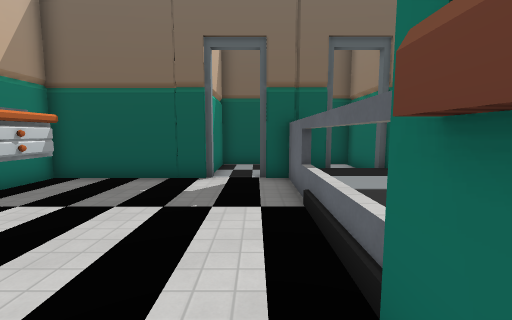
View 1 (above)

24 first-person views from a walk through a Godot game level. The camera is 1.5 m above the floor, tilts 6° down and sees 90° across. The floor is counted in squares, 1 m on a side. Each view is taken from the middle of a square. On the plan, view 1 faces up. The plan holds only what a view shows up to about 13 squares ahead; the rest is blank. Some surface patterns are stand-ins.

View 2
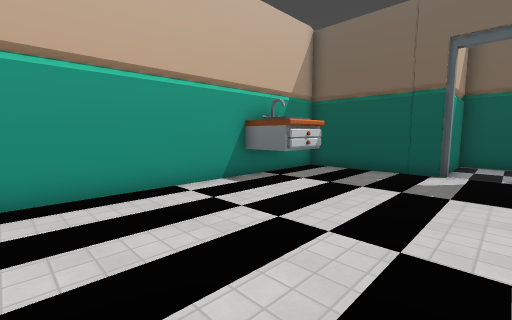

View 3
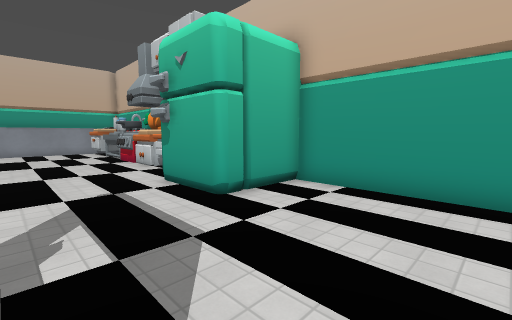

View 4
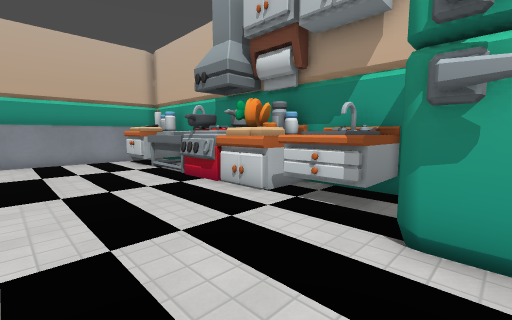

View 5
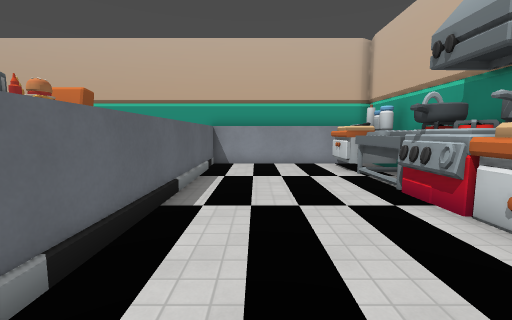

View 6
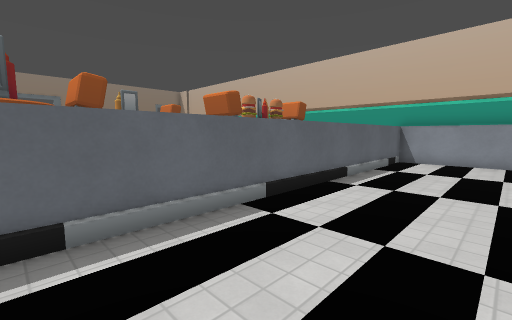

View 7
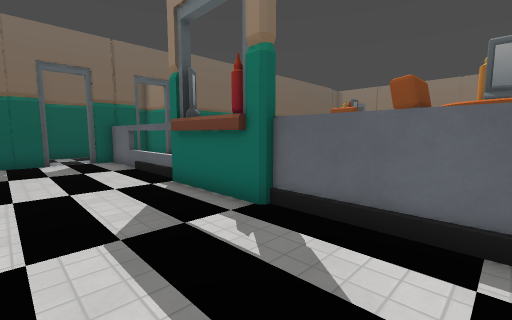

View 8
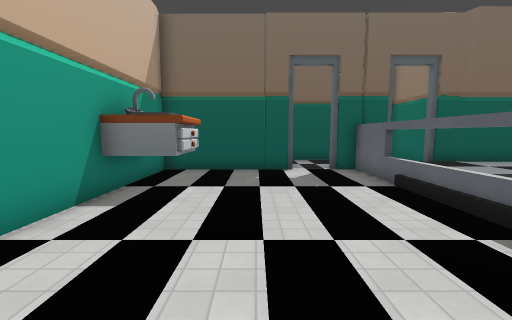

View 9
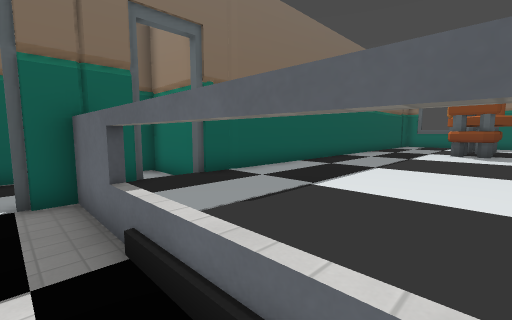

View 10
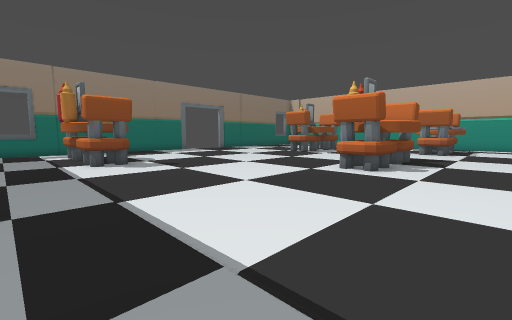

View 11
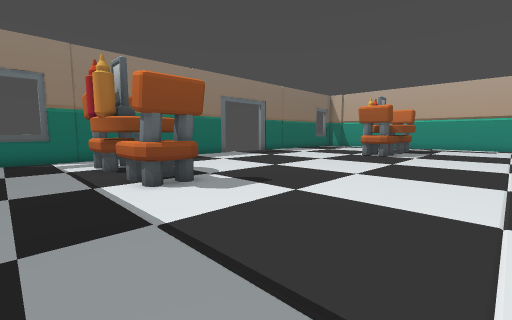

View 12
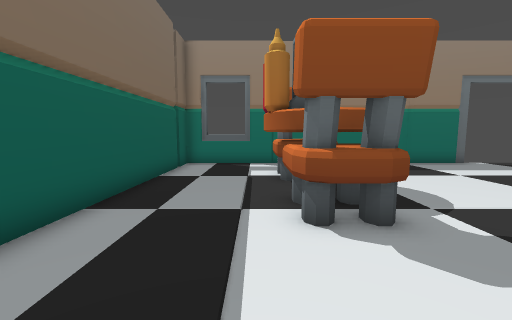

View 13
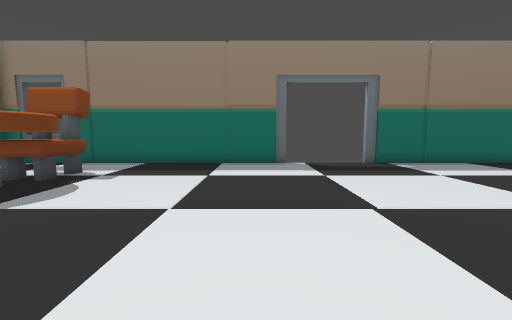

View 14
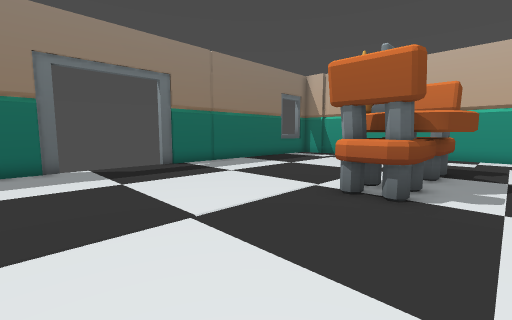

View 15
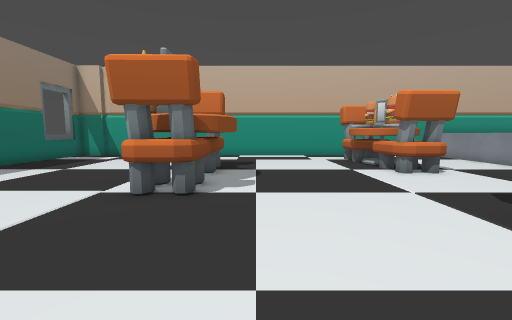

View 16
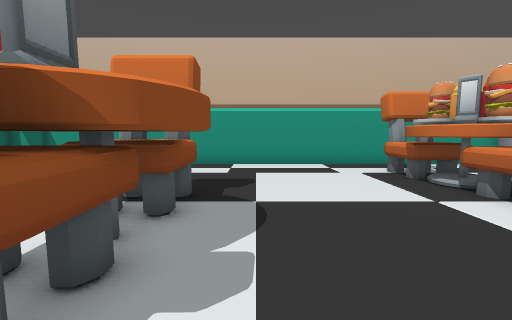

View 17
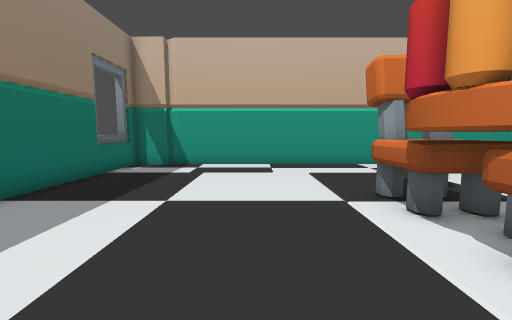

View 18
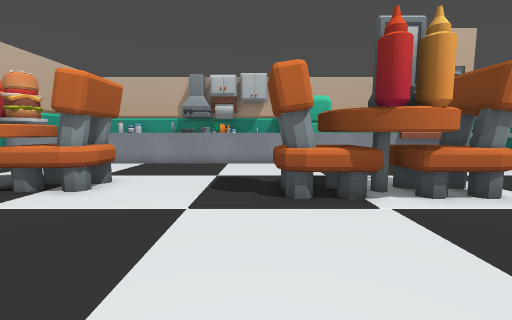

View 19
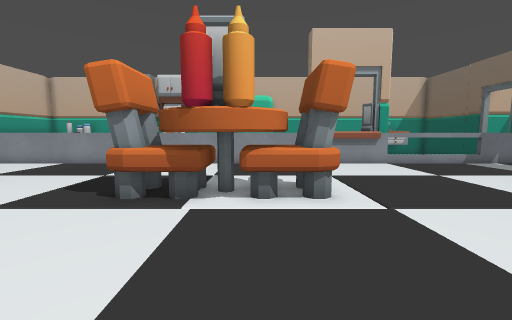

View 20
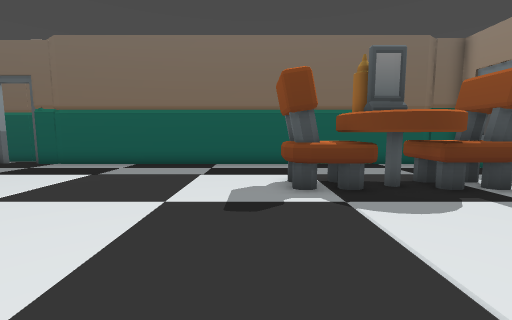

View 21
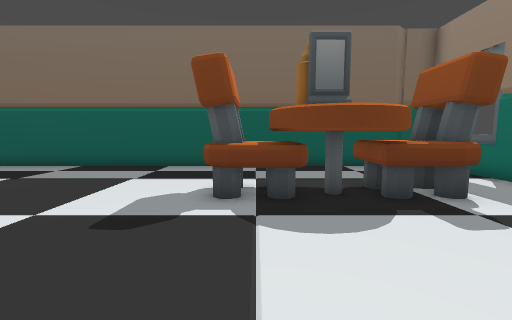

View 22
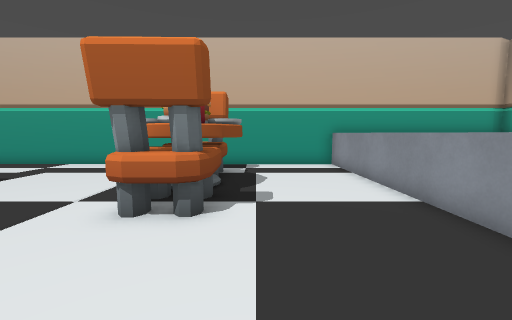

View 23
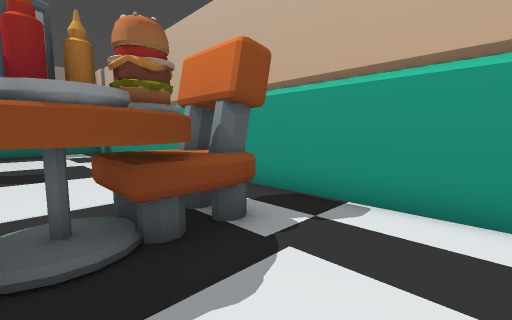

View 24
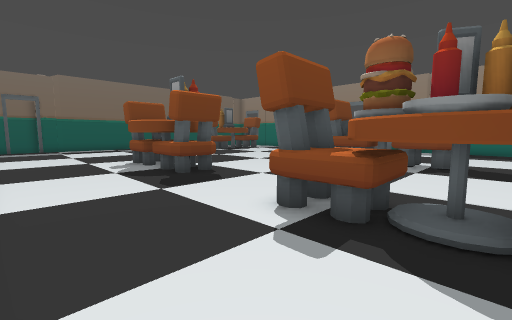

### Floor plan
Key: @ floor where view 1 was taken; # wall or solid block; x gap in a wall; . main floor; - floor 0.25 m lower than the main floor; = window, fence, low wall or low ledge; ^ raised ledge; S sink; T table; C chair.
Columns run from 7 left of view 1 to 25 right of it. Each row starts with its distance up from view 1.
 12      ###   ##
 11      #--   -#
 10      #--   -#
  9 ######--##--#####################
  8 #-------#.......................#
  7 #-------#.......................^
  6 # S-----x.......................^
  5 #SS-----=.................T.....#
  4 #SS-----=..............CCCTCCC..#
  3 #-------=..............CCCTCCC..#
  2 #-------=................TTC....#
  1 #-------#.......................#
  0 #------@#.......................#
 -1 #-------#.......................#
 -2 #-------#.......................#
 -3 #-------#.....CC................#
 -4 ####----#.....CC................#
 -5    #----#....TCCT...............#
 -6    #----#....TCCT...............
 -7    #----#.....CC................
 -8 #^^-----#.....CC................
 -9 #^^-----#.......................
-10 #^^-----#.............CC........#
-11 ###-----#.............CC........#
-12  ##-----#............CCC........#
-13  ##-----#.....C......CCC........#
-14   #-----#....CCC......CC........#
-15  SS-----#....CCC......CC........#
-16  SS-----#....CCT................#
-17 #SS-----#....CCC................#
-18 ###-----#....CCC................#
-19  ##-----#....CCC................^
-20   #-----#.......................^
-21   #######.......................#
-22         #########################

Where each view was taken, in squares from view 1:
view 1: 0 up, 0 right, facing up
view 2: 2 down, 0 right, facing up-left
view 3: 1 up, 0 right, facing down-left
view 4: 6 down, 0 right, facing down-left
view 5: 8 down, 1 left, facing down
view 6: 6 down, 3 left, facing down-right
view 7: 6 down, 3 left, facing up-right
view 8: 2 down, 3 left, facing up
view 9: 2 up, 0 right, facing up-right
view 10: 7 up, 3 right, facing down-right
view 11: 7 up, 9 right, facing down-right
view 12: 5 up, 12 right, facing right
view 13: 4 down, 12 right, facing right
view 14: 4 down, 13 right, facing down-right
view 15: 4 down, 13 right, facing down
view 16: 9 down, 13 right, facing down
view 17: 9 down, 19 right, facing down
view 18: 9 down, 14 right, facing left
view 19: 5 down, 14 right, facing left
view 20: 4 down, 15 right, facing up
view 21: 3 down, 17 right, facing up
view 22: 9 down, 5 right, facing down
view 23: 16 down, 3 right, facing down-right
view 24: 17 down, 2 right, facing up-right
